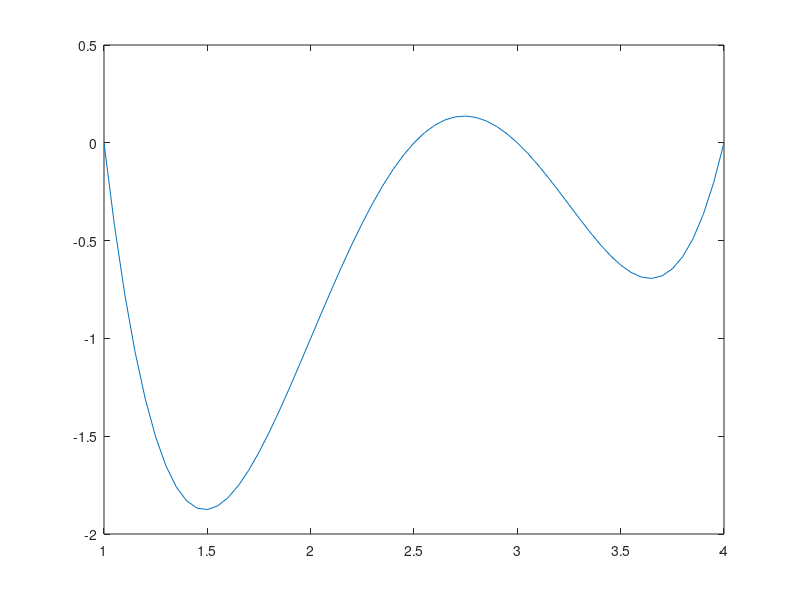

Reproduce this figure in MATLAB.
clc;
clear;
g = @(x) polyval([1, -10.5, 39, -59.5, 30], x);
xvet = 1: 0.05: 4;
plot(xvet , g(xvet));
[x, fval] = fminunc(g, 2)
